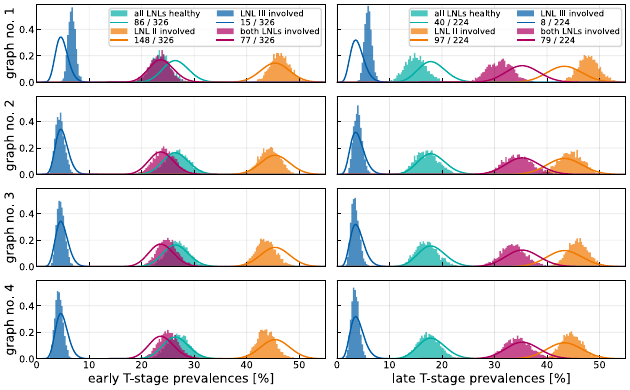

Write the Python code that produced this figure.
"""
Plot the predicted prevalences against the observed ones for the four simple models
that only contain the ipsilateral LNLs II and III.
"""
from itertools import cycle
from pathlib import Path
import matplotlib.pyplot as plt
import numpy as np
import scipy as sp
import scipy.stats
import h5py

import lyscripts.plot.histograms as lyhist


# Specify models and respective data source locations
MODELS = {}
for tag in ["nocon", "IItoIII", "IIItoII", "both"]:
    MODELS[tag] = Path(f"../data/simple-{tag}-v1-prevalences.hdf5")

# define USZ colors
COLORS = {
    "green": '#00afa5',
    "orange": '#f17900',
    "blue": '#005ea8',
    "red": '#ae0060',
    # "gray": '#c5d5db',
}
COLOR_CYCLE = cycle(COLORS.values())
BINS = np.linspace(0., 55., 200)
HIST_KWARGS = {
    "density": True,
    "bins": BINS,
    "histtype": "stepfilled",
    "alpha": 0.7,
}
SCENARIO_DICT = {
    "healthy": "all LNLs healthy",
    "II": "LNL II involved",
    "III": "LNL III involved",
    "both": "both LNLs involved"
}


if __name__ == "__main__":
    plt.style.use(Path("../../../.mplstyle"))

    fig, ax = plt.subplot_mosaic([
        ["nocon/early"  , "nocon/late"  ],
        ["IItoIII/early", "IItoIII/late"],
        ["IIItoII/early", "IIItoII/late"],
        ["both/early"   , "both/late"   ],
    ],
        sharex=True, sharey=True,
        figsize=lyhist.get_size(width="full"),
    )

    for i, (modelname, filepath) in enumerate(MODELS.items()):
        with h5py.File(name=filepath, mode="r") as h5_file:
            for scenario in ["healthy", "II", "III", "both"]:
                color = next(COLOR_CYCLE)
                for stage in ["early", "late"]:
                    axname = f"{modelname}/{stage}"
                    scenario_name = SCENARIO_DICT[scenario]

                    dataset = h5_file[f"{scenario}/{stage}"]
                    values = 100. * dataset[:]
                    a = dataset.attrs.get("num_match", np.nan)
                    n = dataset.attrs.get("num_total", np.nan)
                    posterior = sp.stats.beta.pdf(BINS / 100., a+1, n-a+1) / 100.
                    max_idx = np.argmax(posterior)
                    max_x = BINS[max_idx]
                    max_y = posterior[max_idx]

                    ax[axname].hist(
                        values,
                        label=scenario_name,
                        color=color,
                        **HIST_KWARGS,
                    )
                    ax[axname].plot(
                        BINS, posterior,
                        label=f"{int(a)} / {int(n)}",
                        color=color,
                    )

                    ax[axname].set_ylim(0., 0.59)
                    if stage == "early":
                        ax[axname].set_ylabel(f"graph no. {i+1}")

    ax["nocon/early"].legend(fontsize=6.0, ncol=2)
    ax["nocon/late"].legend(fontsize=6.0, ncol=2)

    ax["both/early"].set_xlim(left=BINS[0], right=BINS[-1])
    ax["both/late"].set_xlim(left=BINS[0], right=BINS[-1])
    ax["both/early"].set_xlabel("early T-stage prevalences [%]")
    ax["both/late"].set_xlabel("late T-stage prevalences [%]")

    plt.savefig("simple-prevalences.png", dpi=300)
    plt.savefig("simple-prevalences.svg")
